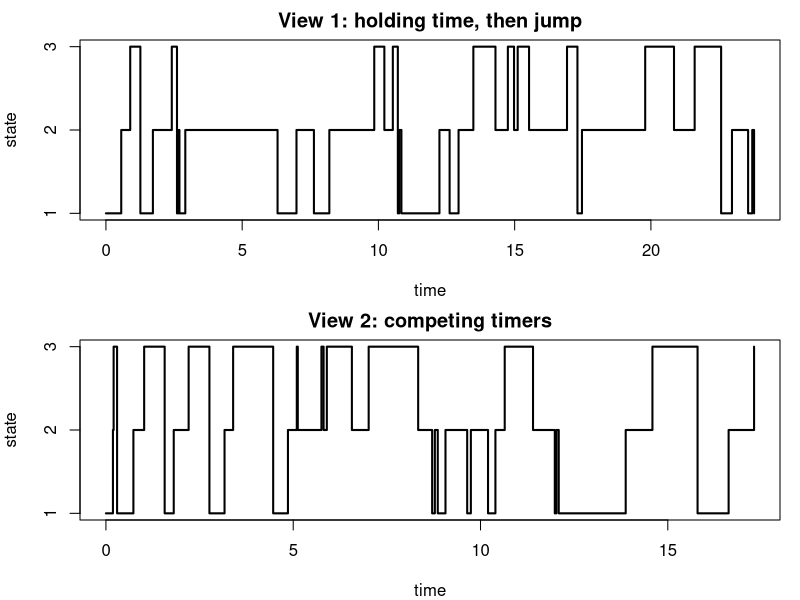

The R script that drew this image:
# CTMC of Figure 2: rates l12 = 2, l21 = l23 = l31 = l32 = 1 (generator matrix Q)
Q <- matrix(c(-2,  2,  0,
               1, -2,  1,
               1,  1, -2), nrow = 3, byrow = TRUE)

# Theory: solve pi Q = 0 with sum(pi) = 1 (last equation replaced)
A <- t(Q); A[3, ] <- 1
pi_theory <- solve(A, c(0, 0, 1))

# View 1: hold in state i for Exp(q_i), then jump to j with probability q_ij / q_i
sim_view1 <- function(Q, n_jumps, warmup = 0, start = 1) {
  m <- nrow(Q); q <- -diag(Q)
  state <- start; clock <- 0
  time_in <- numeric(m); jump_time <- numeric(n_jumps); jump_state <- integer(n_jumps)
  for (k in 1:n_jumps) {
    jump_time[k] <- clock; jump_state[k] <- state
    h <- rexp(1, rate = q[state])                       # holding time
    if (k > warmup) time_in[state] <- time_in[state] + h
    clock <- clock + h
    p <- Q[state, ]; p[state] <- 0                      # jump probs (sample() normalizes)
    state <- sample(1:m, 1, prob = p)
  }
  list(pi = time_in / sum(time_in), t = jump_time, s = jump_state)
}

# View 2: one Exp(q_ij) timer per possible transition; the smallest timer wins
sim_view2 <- function(Q, n_jumps, warmup = 0, start = 1) {
  m <- nrow(Q)
  state <- start; clock <- 0
  time_in <- numeric(m); jump_time <- numeric(n_jumps); jump_state <- integer(n_jumps)
  for (k in 1:n_jumps) {
    jump_time[k] <- clock; jump_state[k] <- state
    rates <- Q[state, ]; rates[state] <- 0
    timers <- rep(Inf, m); pos <- rates > 0
    timers[pos] <- rexp(sum(pos), rate = rates[pos])    # competing timers
    nxt <- which.min(timers); h <- timers[nxt]
    if (k > warmup) time_in[state] <- time_in[state] + h
    clock <- clock + h
    state <- nxt
  }
  list(pi = time_in / sum(time_in), t = jump_time, s = jump_state)
}

# R independent runs per view, 95% Student-t confidence intervals
set.seed(1)
R <- 30; n_jumps <- 1e5; warmup <- 1e3
est1 <- t(replicate(R, sim_view1(Q, n_jumps, warmup)$pi))
est2 <- t(replicate(R, sim_view2(Q, n_jumps, warmup)$pi))
hw <- function(est) qt(0.975, R - 1) * apply(est, 2, sd) / sqrt(R)

results <- data.frame(state = 1:3, theory = pi_theory,
                      view1 = colMeans(est1), hw1 = hw(est1),
                      view2 = colMeans(est2), hw2 = hw(est2))
results$inside1 <- abs(results$view1 - results$theory) <= results$hw1
results$inside2 <- abs(results$view2 - results$theory) <= results$hw2
print(results, digits = 4, row.names = FALSE)

# Figure: sample paths of both views (first 40 jumps)
plot_path <- function(p, title) {
  plot(p$t, p$s, type = "s", lwd = 2, yaxt = "n", xlab = "time", ylab = "state", main = title)
  axis(2, at = 1:3)
}

jpeg("E5_paths.jpeg", width = 1000, height = 650, res = 120)
par(mfrow = c(2, 1), mar = c(4, 4, 2, 1))
plot_path(sim_view1(Q, 40), "View 1: holding time, then jump")
plot_path(sim_view2(Q, 40), "View 2: competing timers")
dev.off()
